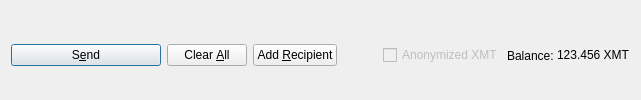
         <widget class="QFrame" name="frame_Send">
          <layout class="QHBoxLayout" name="horizontalLayout">
           <property name="bottomMargin">
            <number>0</number>
           </property>
           <item>
            <widget class="QPushButton" name="sendButton">
             <property name="minimumSize">
              <size>
               <width>150</width>
               <height>0</height>
              </size>
             </property>
             <property name="toolTip">
              <string>Confirm the send action</string>
             </property>
             <property name="text">
              <string>S&amp;end</string>
             </property>
             <property name="icon">
              <iconset resource="../monerotrust.qrc">
               <normaloff>:/icons/send</normaloff>:/icons/send</iconset>
             </property>
             <property name="autoDefault">
              <bool>false</bool>
             </property>
             <property name="default">
              <bool>true</bool>
             </property>
            </widget>
           </item>
           <item>
            <widget class="QPushButton" name="clearButton">
             <property name="sizePolicy">
              <sizepolicy hsizetype="Minimum" vsizetype="Fixed">
               <horstretch>0</horstretch>
               <verstretch>0</verstretch>
              </sizepolicy>
             </property>
             <property name="toolTip">
              <string>Clear all fields of the form.</string>
             </property>
             <property name="text">
              <string>Clear &amp;All</string>
             </property>
             <property name="icon">
              <iconset resource="../monerotrust.qrc">
               <normaloff>:/icons/remove</normaloff>:/icons/remove</iconset>
             </property>
             <property name="autoDefault">
              <bool>false</bool>
             </property>
            </widget>
           </item>
           <item>
            <widget class="QPushButton" name="addButton">
             <property name="toolTip">
              <string>Send to multiple recipients at once</string>
             </property>
             <property name="text">
              <string>Add &amp;Recipient</string>
             </property>
             <property name="icon">
              <iconset resource="../monerotrust.qrc">
               <normaloff>:/icons/add</normaloff>:/icons/add</iconset>
             </property>
             <property name="autoDefault">
              <bool>false</bool>
             </property>
            </widget>
           </item>
           <item>
            <spacer name="horizontalSpacer">
             <property name="orientation">
              <enum>Qt::Horizontal</enum>
             </property>
             <property name="sizeHint" stdset="0">
              <size>
               <width>40</width>
               <height>20</height>
              </size>
             </property>
            </spacer>
           </item>
           <item>
            <layout class="QHBoxLayout" name="horizontalLayout_2">
             <property name="spacing">
              <number>3</number>
             </property>
             <item>
              <widget class="QCheckBox" name="checkzXMT">
               <property name="enabled">
                <bool>false</bool>
               </property>
               <property name="text">
                <string>Anonymized XMT</string>
               </property>
              </widget>
             </item>
             <item>
              <widget class="QLabel" name="label">
               <property name="text">
                <string>Balance:</string>
               </property>
              </widget>
             </item>
             <item>
              <widget class="QLabel" name="labelBalance">
               <property name="sizePolicy">
                <sizepolicy hsizetype="Preferred" vsizetype="Fixed">
                 <horstretch>0</horstretch>
                 <verstretch>0</verstretch>
                </sizepolicy>
               </property>
               <property name="cursor">
                <cursorShape>IBeamCursor</cursorShape>
               </property>
               <property name="text">
                <string notr="true">123.456 XMT</string>
               </property>
               <property name="textInteractionFlags">
                <set>Qt::LinksAccessibleByMouse|Qt::TextSelectableByKeyboard|Qt::TextSelectableByMouse</set>
               </property>
              </widget>
             </item>
            </layout>
           </item>
          </layout>
         </widget>
